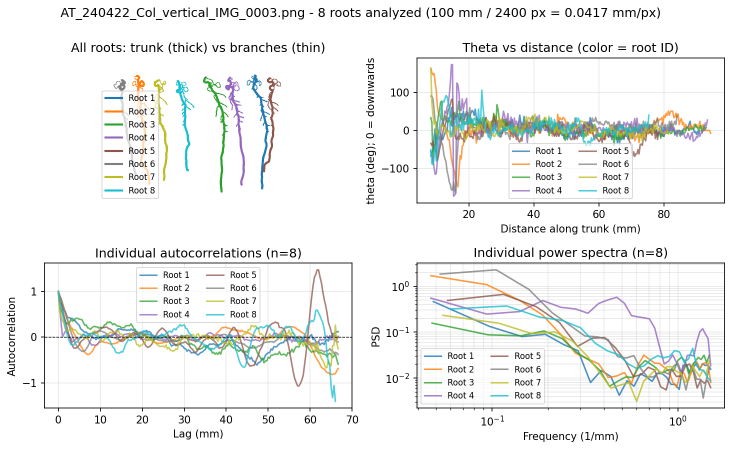
#> input picture src/image-segmentation/plots/col_edited_per_image/AT_240422_Col_vertical_IMG_0003_analysis.png, 1464 x 899 px, given as the content of the folder data/col_segmented/edited, which was not available (shown at 1/2 size)
$ python power_spectrum_col.py
#> lines starting #> are read from the running program, lines starting #| are printed output that depends on the picture; after the words box and inside, x2 and y2 are one past the last pixel; in counts of white or black regions, pixels touching at a corner belong together; pictures that were not available may be replaced by others from this repository, and a replacement may not be noted
from pathlib import Path
import numpy as np
import matplotlib.pyplot as plt
from matplotlib import colors as mcolors
import imageio.v2 as imageio
from skimage import measure
from skimage.morphology import skeletonize
from scipy import signal
import networkx as nx


def build_skeleton_graph(mask):
    """Build a pixel-level graph from a binary mask's skeleton."""
    skel = skeletonize(mask)
    coords = [tuple(p) for p in np.transpose(np.where(skel))]
    if len(coords) == 0:
        return None, skel, []

    G = nx.Graph()
    dirs = [(-1, -1), (-1, 0), (-1, 1), (0, -1), (0, 1), (1, -1), (1, 0), (1, 1)]
    skel_set = set(coords)

    for p in coords:
        G.add_node(p)
    for p in coords:
        y, x = p
        for dy, dx in dirs:
            q = (y + dy, x + dx)
            if q in skel_set:
                G.add_edge(p, q, weight=1)

    return G, skel, coords


def find_main_trunk(G, coords):
    """Find main trunk path: topmost pixel to farthest pixel by graph distance."""
    if G is None or len(coords) == 0:
        return []
    start = min(coords, key=lambda p: p[0])
    lengths = nx.single_source_shortest_path_length(G, start)
    far = max(lengths, key=lengths.get)
    return nx.shortest_path(G, source=start, target=far)


def compute_theta_timeseries(path, dx_pixels, start_offset=200):
    """Sample trunk path and compute angle timeseries.

    Parameters
    - path: ordered list of (y,x) pixels along trunk
    - dx_pixels: sampling spacing along arc-length
    - start_offset: ignore the first `start_offset` pixels of arc-length (head)
    """
    pts = np.array(path, dtype=float)
    if pts.shape[0] < 2:
        return None, None

    diffs = np.diff(pts, axis=0)
    seg_d = np.sqrt((diffs ** 2).sum(axis=1))
    cum = np.concatenate(([0.0], np.cumsum(seg_d)))
    total_len = cum[-1]

    if total_len <= start_offset + dx_pixels:
        return None, None

    sample_s = np.arange(start_offset, total_len, dx_pixels)
    sample_pts = []
    for s in sample_s:
        i = np.searchsorted(cum, s) - 1
        i = max(0, min(i, len(seg_d) - 1))
        seg_len = seg_d[i]
        t = (s - cum[i]) / seg_len if seg_len > 0 else 0.0
        p = pts[i] + t * (pts[i + 1] - pts[i])
        sample_pts.append(p)

    thetas = []
    for i in range(len(sample_pts) - 1):
        p0, p1 = sample_pts[i], sample_pts[i + 1]
        dy, dxv = p1[0] - p0[0], p1[1] - p0[1]
        theta = np.arctan2(dxv, dy)
        thetas.append(theta)

    xs = sample_s[:len(thetas)]
    return xs, np.array(thetas)


def compute_autocorr(x, max_lag=None, min_pairs=4):
    """Compute normalized autocorrelation with unbiased normalization.

    To avoid unreliable large-lag values when there are very few
    sample pairs, lags where (n - lag) < `min_pairs` are returned as NaN
    and trailing NaNs are trimmed from the returned array.
    """
    x = np.asarray(x)
    n = len(x)
    mean, var = x.mean(), x.var()
    if var == 0:
        return np.array([1.0])

    x0 = x - mean
    full = np.correlate(x0, x0, mode="full")
    ac_full = full[n - 1:]
    max_lag = min(max_lag or n - 1, n - 1)

    ac = np.full((max_lag + 1,), np.nan, dtype=float)
    for lag in range(max_lag + 1):
        pairs = n - lag
        if pairs < min_pairs:
            continue
        ac[lag] = ac_full[lag] / (var * pairs)

    finite = np.isfinite(ac)
    if not finite.any():
        return np.array([np.nan])
    last = np.where(finite)[0].max()
    ac = ac[: last + 1]

    return ac


def analyze_single_image(filepath, dx_pixels=8, min_root_length=200, max_lag=200):
    """Analyze all components in a single image.

    `min_root_length` filters out components whose main trunk arc-length is shorter than this (pixels).
    """
    print(f"Processing {filepath.name}")
    rgba = imageio.imread(filepath)
    image_height_px = rgba.shape[0]
    mm_per_pixel = 100.0 / image_height_px
    dx_mm = dx_pixels * mm_per_pixel

    if rgba.shape[2] == 4:
        mask = rgba[:, :, 3] > 0
    else:
        mask = np.any(rgba[:, :, :3] > 0, axis=2)

    labeled = measure.label(mask, connectivity=2)

    components = []
    for region in measure.regionprops(labeled):
        minr, minc, maxr, maxc = region.bbox
        height = maxr - minr

        comp_mask = labeled == region.label

        G, skel, coords = build_skeleton_graph(comp_mask)
        if G is None or len(coords) < 2:
            print(f"  Skipping component {region.label} (empty/trivial skeleton)")
            continue

        main_path = find_main_trunk(G, coords)
        if len(main_path) < 2:
            print(f"  Skipping component {region.label} (trunk too short)")
            continue

        pts_main = np.array(main_path, dtype=float)
        seg_d_main = np.sqrt(np.sum(np.diff(pts_main, axis=0) ** 2, axis=1))
        main_length = seg_d_main.sum() if seg_d_main.size > 0 else 0.0
        if main_length < min_root_length:
            print(
                f"  Skipping component {region.label} "
                f"(main trunk length {main_length:.1f} < {min_root_length})"
            )
            continue

        xs, thetas = compute_theta_timeseries(main_path, dx_pixels, start_offset=min_root_length)
        if thetas is None or len(thetas) < 4:
            print(f"  Skipping component {region.label} (insufficient theta samples)")
            continue

        comp_data = {
            "label": region.label,
            "mask": comp_mask,
            "skeleton": skel,
            "graph": G,
            "trunk_path": main_path,
            "coords": coords,
            "xs": xs,
            "xs_mm": xs * mm_per_pixel,
            "thetas": thetas,
            "height": height,
            "height_mm": height * mm_per_pixel,
            "main_length": main_length,
            "main_length_mm": main_length * mm_per_pixel,
            "bbox": region.bbox,
        }
        components.append(comp_data)
        print(
            f"  Component {region.label}: height={height}, "
            f"main_length={main_length:.1f}, theta_samples={len(thetas)}"
        )

    if not components:
        print("  No components met the analysis criteria")
        return None

    autocorrs = []
    for comp in components:
        ac = compute_autocorr(comp["thetas"], max_lag=max_lag)
        comp["autocorr"] = ac
        autocorrs.append(ac)

    max_len = max(len(ac) for ac in autocorrs)
    padded = np.full((len(autocorrs), max_len), np.nan)
    for i, ac in enumerate(autocorrs):
        padded[i, : len(ac)] = ac
    ensemble_ac = np.nanmean(padded, axis=0)

    fs = 1.0 / dx_mm
    for comp in components:
        thetas = comp["thetas"]
        n = len(thetas)
        nperseg = min(max(8, n // 4), 1024)
        freqs, psd = signal.welch(thetas, fs=fs, nperseg=nperseg)
        comp["psd_freqs"] = freqs
        comp["psd"] = psd

    return {
        "filename": filepath.name,
        "components": components,
        "ensemble_ac": ensemble_ac,
        "dx_pixels": dx_pixels,
        "dx_mm": dx_mm,
        "mm_per_pixel": mm_per_pixel,
        "image_height_px": image_height_px,
        "max_lag": max_lag,
    }


def plot_single_image_analysis(results, output_path):
    """Create 4-subplot figure for a single image's analysis."""
    components = results["components"]
    dx_pixels = results["dx_pixels"]
    dx_mm = results["dx_mm"]
    mm_per_pixel = results["mm_per_pixel"]
    image_height_px = results["image_height_px"]
    max_lag = results["max_lag"]
    filename = results["filename"]

    n_comp = len(components)
    if n_comp <= 10:
        colors_list = plt.cm.tab10(np.linspace(0, 1, n_comp))
    elif n_comp <= 20:
        colors_list = plt.cm.tab20(np.linspace(0, 1, n_comp))
    else:
        colors_list = plt.cm.gist_rainbow(np.linspace(0, 1, n_comp))

    fig = plt.figure(figsize=(10, 6))
    fig.suptitle(
        f"{filename} - {n_comp} roots analyzed (100 mm / {image_height_px} px = {mm_per_pixel:.4f} mm/px)",
        fontsize=12,
        y=0.995,
    )

    ax1 = plt.subplot(2, 2, 1)
    for i, comp in enumerate(components):
        mask = comp["mask"]
        trunk_path = comp["trunk_path"]
        G = comp["graph"]

        color = colors_list[i]

        trunk_edge_set = set()
        for a, b in zip(trunk_path, trunk_path[1:]):
            trunk_edge_set.add(frozenset((tuple(a), tuple(b))))

        ax1.imshow(mask, cmap=mcolors.ListedColormap(["none", color]), alpha=0.2, interpolation="nearest")

        for u, v in G.edges():
            edge_key = frozenset((u, v))
            if edge_key in trunk_edge_set:
                continue
            uy, ux = u
            vy, vx = v
            ax1.plot([ux, vx], [uy, vy], color=color, linewidth=0.5, alpha=0.5)

        if len(trunk_path) > 0:
            arr = np.array(trunk_path)
            ax1.plot(arr[:, 1], arr[:, 0], color=color, linewidth=2, alpha=1.0, label=f"Root {i + 1}")

    ax1.set_title("All roots: trunk (thick) vs branches (thin)")
    ax1.axis("off")
    if n_comp <= 15:
        ax1.legend(fontsize=8, loc="lower left", framealpha=0.7)

    ax2 = plt.subplot(2, 2, 2)
    for i, comp in enumerate(components):
        xs = comp["xs_mm"]
        thetas_deg = np.degrees(comp["thetas"])
        color = colors_list[i]
        ax2.plot(xs, thetas_deg, color=color, linewidth=1.5, alpha=0.75, label=f"Root {i + 1}")

    ax2.set_xlabel("Distance along trunk (mm)")
    ax2.set_ylabel("theta (deg); 0 = downwards")
    ax2.set_title("Theta vs distance (color = root ID)")
    ax2.grid(True, alpha=0.3)
    if n_comp <= 15:
        ax2.legend(fontsize=8, loc="best", ncol=2, framealpha=0.7)

    ax3 = plt.subplot(2, 2, 3)
    lags = np.arange(max_lag + 1) * dx_mm
    for i, comp in enumerate(components):
        ac = comp["autocorr"]
        color = colors_list[i]
        ax3.plot(lags[: len(ac)], ac, color=color, linewidth=1.5, alpha=0.75, label=f"Root {i + 1}")

    ax3.set_xlabel("Lag (mm)")
    ax3.set_ylabel("Autocorrelation")
    ax3.set_title(f"Individual autocorrelations (n={n_comp})")
    ax3.grid(True, alpha=0.3)
    ax3.axhline(0, color="k", linestyle="--", linewidth=0.7)
    if n_comp <= 15:
        ax3.legend(fontsize=8, loc="best", ncol=2, framealpha=0.7)

    # Plot per-root PSDs directly (no ensemble aggregation).
    ax4 = plt.subplot(2, 2, 4)
    plotted = 0
    for i, comp in enumerate(components):
        freqs = comp["psd_freqs"]
        psd = comp["psd"]
        if len(freqs) > 1:
            ax4.loglog(freqs[1:], psd[1:], color=colors_list[i], linewidth=1.5, alpha=0.8, label=f"Root {i + 1}")
            plotted += 1

    if plotted > 0:
        ax4.set_xlabel("Frequency (1/mm)")
        ax4.set_ylabel("PSD")
        ax4.set_title(f"Individual power spectra (n={plotted})")
        ax4.grid(True, which="both", alpha=0.3)
        if n_comp <= 15:
            ax4.legend(fontsize=8, loc="best", ncol=2, framealpha=0.7)
    else:
        ax4.text(0.5, 0.5, "Insufficient data for PSD", ha="center", va="center")
        ax4.set_title("Individual power spectra")

    plt.tight_layout()
    plt.savefig(output_path, dpi=150, bbox_inches="tight")
    print(f"  Plot saved to {output_path}")
    plt.close(fig)


def main():
    input_dir = Path("data/col_segmented/edited")
    output_dir = Path("src/image-segmentation/plots/col_edited_per_image")
    output_dir.mkdir(parents=True, exist_ok=True)

    dx_pixels = 8
    min_root_length = 200
    max_lag = 200

    files = sorted(input_dir.glob("*.png"))

    if not files:
        print(f"No PNG files found in {input_dir}")
        return

    print(f"Found {len(files)} images to process\n")

    processed = 0
    for fp in files:
        results = analyze_single_image(
            fp,
            dx_pixels=dx_pixels,
            min_root_length=min_root_length,
            max_lag=max_lag,
        )
#> in analyze_single_image, rgba is the input picture: shape (899, 1464, 4); mean R, G, B, A 240.3, 241.4, 240.1, 255
#> the loop in analyze_single_image, `for region in measure.regionprops(labeled):` made 1 pass
#> (minr, minc, maxr, maxc, height, start in find_main_trunk, far in find_main_trunk, main_length) on pass 1: (0, 0, 899, 1464, 899, (448, 1014), (449, 448), 566.4)
#> (printed output is left out)
#> pass 1, in build_skeleton_graph, `skel = skeletonize(mask)`:
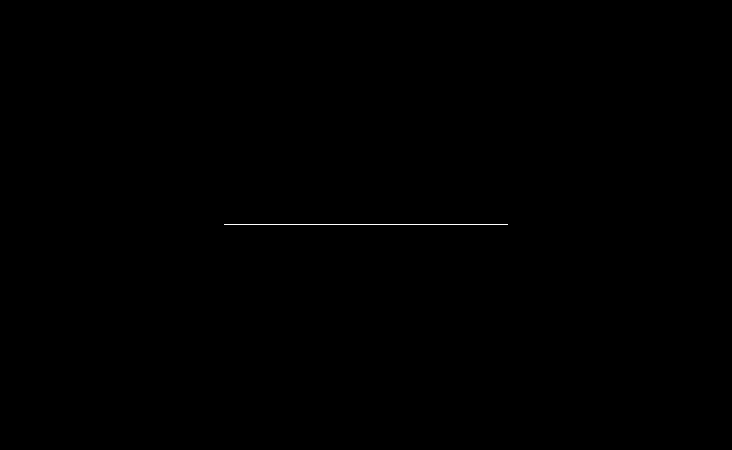
#> skel: shape (899, 1464) bool (shown at 1/2 size); 0.04% white in thin lines or dots, all inside (x1, y1, x2, y2) = (448, 448, 1016, 450)
#> after the loop in analyze_single_image, `for region in measure.regionprops(labeled):`: components = 1 item
#> the loop in analyze_single_image, `for comp in components:` made 1 pass
#> in analyze_single_image, `max_len = max(len(ac) for ac in autocorrs)`: max_len = 42
#> the loop in analyze_single_image, `for i, ac in enumerate(autocorrs):` made 1 pass
#> in analyze_single_image, `ensemble_ac = np.nanmean(padded, axis=0)`: ensemble_ac = 42 values from 1 to 1
#> the loop in analyze_single_image, `for comp in components:` made 1 pass
#> (nperseg, freqs, psd) on pass 1: (11, [0, 0.102, 0.204, 0.306, 0.409, 0.511], [3.22e-31, 1.61e-31, 1.06e-63, 1.47e-63, 1.85e-63, 1.23e-63])
#> results = 8 items
        if results is None:
            continue

        out_filename = fp.stem + "_analysis.png"
        out_path = output_dir / out_filename

        plot_single_image_analysis(results, out_path)
#> in plot_single_image_analysis, `components = results["components"]`: components = 1 item
#> in plot_single_image_analysis, `dx_pixels = results["dx_pixels"]`: dx_pixels = 8
#> in plot_single_image_analysis, `dx_mm = results["dx_mm"]`: dx_mm = 0.89
#> in plot_single_image_analysis, `mm_per_pixel = results["mm_per_pixel"]`: mm_per_pixel = 0.111
#> in plot_single_image_analysis, `image_height_px = results["image_height_px"]`: image_height_px = 899
#> in plot_single_image_analysis, `max_lag = results["max_lag"]`: max_lag = 200
#> in plot_single_image_analysis, `n_comp = len(components)`: n_comp = 1
#> the loop in plot_single_image_analysis, `for i, comp in enumerate(components):` made 1 pass
#> color on pass 1: [0.122, 0.467, 0.706, 1]
#> in plot_single_image_analysis, `lags = np.arange(max_lag + 1) * dx_mm`: lags = 201 values from 0 to 178
#> the loop in plot_single_image_analysis, `for i, comp in enumerate(components):` made 1 pass
#> (freqs, psd, plotted) on pass 1: ([0, 0.102, 0.204, 0.306, 0.409, 0.511], [3.22e-31, 1.61e-31, 1.06e-63, 1.47e-63, 1.85e-63, 1.23e-63], 1)
#> after the loop in plot_single_image_analysis, `for i, comp in enumerate(components):`: plotted = 1
#> in plot_single_image_analysis, `plt.savefig(output_path, dpi=150, bbox_inches="tight")`:
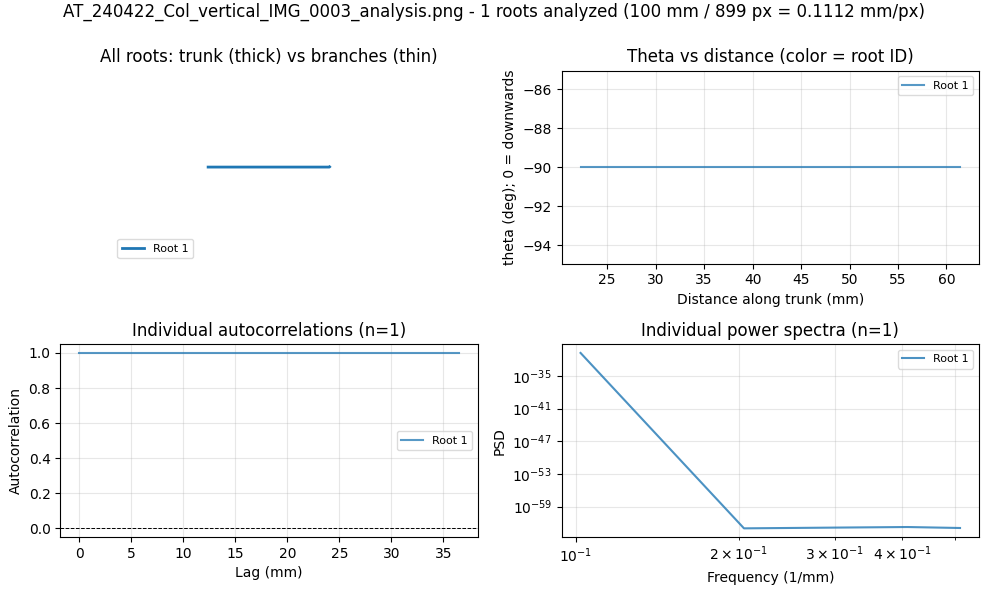
#> figure drawn by matplotlib, 4 panels
        processed += 1
        print()

    print(f"\nProcessed {processed}/{len(files)} images successfully")
    print(f"Plots saved in {output_dir}")


if __name__ == "__main__":
    main()

$ run again, on src/image-segmentation/plots/col_edited_per_image/Col-0_20220630112924-0001_1.5AgarVertical_analysis.png
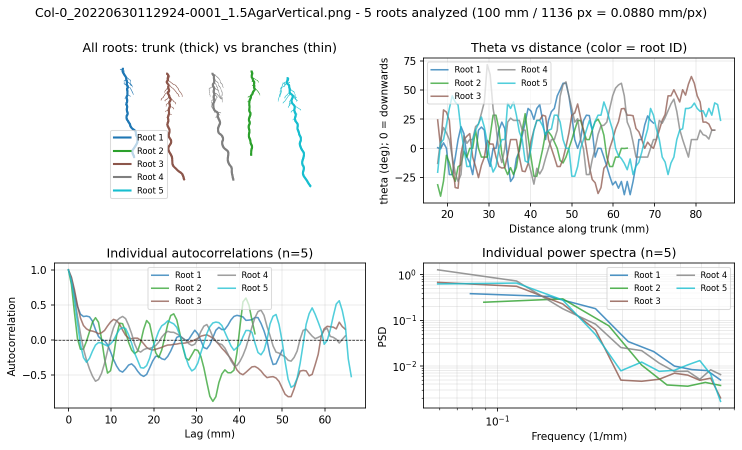
#> input picture src/image-segmentation/plots/col_edited_per_image/Col-0_20220630112924-0001_1.5AgarVertical_analysis.png, 1484 x 899 px, given as the content of the folder data/col_segmented/edited, which was not available (shown at 1/2 size)
#> in analyze_single_image, rgba is the input picture: shape (899, 1484, 4); mean R, G, B, A 240.7, 243, 242.8, 255
#> mask: shape (899, 1484) bool; every value is 1
#> labeled: shape (899, 1484) int32; every value is 1
#> the loop in analyze_single_image, `for region in measure.regionprops(labeled):` made 1 pass
#> (minr, minc, maxr, maxc, height, start in find_main_trunk, far in find_main_trunk, main_length) on pass 1: (0, 0, 899, 1484, 899, (448, 1034), (449, 448), 586.4)
#> (printed output is left out)
#> after the loop in analyze_single_image, `for region in measure.regionprops(labeled):`: components = 1 item
#> the loop in analyze_single_image, `for comp in components:` made 1 pass
#> after the loop in analyze_single_image, `for comp in components:`: autocorrs = [[1]]
#> max_len = 1
#> in analyze_single_image, `padded = np.full((len(autocorrs), max_len), np.nan)`: padded = [nan]
#> the loop in analyze_single_image, `for i, ac in enumerate(autocorrs):` made 1 pass
#> after the loop in analyze_single_image, `for i, ac in enumerate(autocorrs):`: padded = [1]
#> the loop in analyze_single_image, `for comp in components:` made 1 pass
#> (nperseg, freqs, psd) on pass 1: (12, [0, 0.0936, 0.187, 0.281, 0.375, 0.468, 0.562], [0, 0, 0, 0, 0, 0, 0])
#> results = 8 items
#> in plot_single_image_analysis, `components = results["components"]`: components = 1 item
#> dx_pixels = 8
#> in plot_single_image_analysis, `dx_mm = results["dx_mm"]`: dx_mm = 0.89
#> in plot_single_image_analysis, `mm_per_pixel = results["mm_per_pixel"]`: mm_per_pixel = 0.111
#> in plot_single_image_analysis, `image_height_px = results["image_height_px"]`: image_height_px = 899
#> max_lag = 200
#> n_comp = 1
#> the loop in plot_single_image_analysis, `for i, comp in enumerate(components):` made 1 pass
#> color on pass 1: [0.122, 0.467, 0.706, 1]
#> lags = 201 values from 0 to 178
#> the loop in plot_single_image_analysis, `for i, comp in enumerate(components):` made 1 pass
#> (ac, color) on pass 1: ([1], [0.122, 0.467, 0.706, 1])
#> the loop in plot_single_image_analysis, `for i, comp in enumerate(components):` made 1 pass
#> (freqs, psd, plotted) on pass 1: ([0, 0.0936, 0.187, 0.281, 0.375, 0.468, 0.562], [0, 0, 0, 0, 0, 0, 0], 1)
#> after the loop in plot_single_image_analysis, `for i, comp in enumerate(components):`: plotted = 1
#> in plot_single_image_analysis, `plt.savefig(output_path, dpi=150, bbox_inches="tight")`:
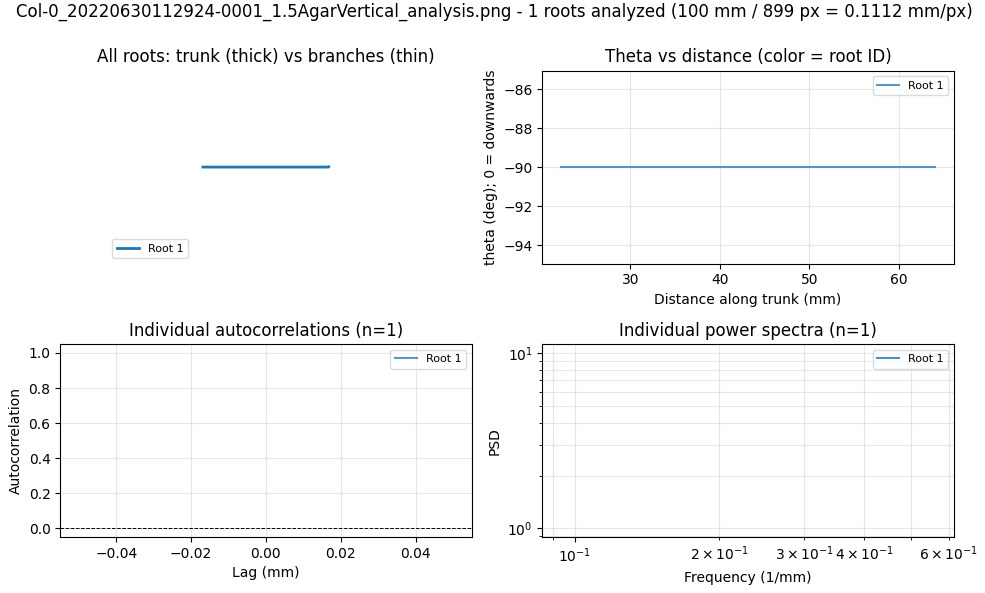
#> figure drawn by matplotlib, 4 panels
